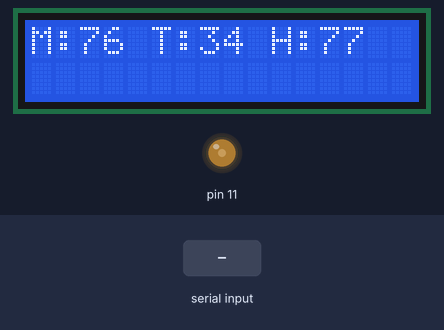
Simulated run of this sketch. Board: Arduino Uno, built with avr-gcc and run on an emulated ATmega328P. Shown: 16×2 character LCD, output pins drawn as LEDs (lit = HIGH). Inputs (shaded band) come from the test bench. Random numbers use the default seed unless the sketch sets one; what the sketch prints to the serial monitor is not drawn.

Above: at 0.1 s.
At 1.2 s:
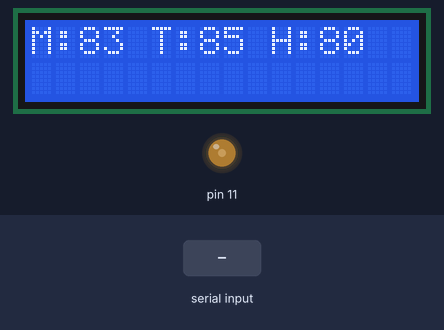
1.3 s: "sensor\n" received over Serial
At 4.2 s:
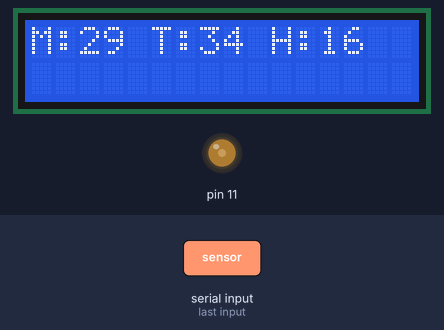
4.3 s: "1\n" received over Serial
Timing chart, 0 to 7.3 s (numbered marks = the images above; inputs shaded):
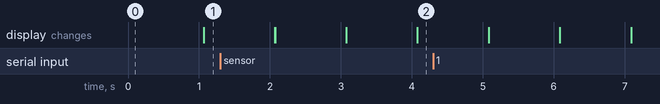

The sketch:

LCD.ino
```cpp
#include <LiquidCrystal.h>  // includes the LiquidCrystal Library
#include <ArduinoJson.h>

LiquidCrystal lcd(3, 2, 5, 6, 7, 8);  // Creates an LCD object. Parameters: (rs, enable, d4, d5, d6, d7)


void setup() {
  lcd.begin(16, 2);  // Initializes the interface to the LCD screen, and specifies the dimensions (width and height) of the display }
  pinMode(11, OUTPUT);
  Serial.begin(9600);
  analogWrite(11, 80);
}

int toggle = 0;

void loop() {

  int moistureValue = getMoisture();
  int temperatureValue = getTemperature();
  int humidityValue = getHumidity();
  printSensorVal(moistureValue, temperatureValue, humidityValue);


  int size_ = 0;
  String payload;

  if (Serial.available() > 0) {

    payload = Serial.readStringUntil('\n');
    StaticJsonDocument<512> doc;

    DeserializationError error = deserializeJson(doc, payload);
    if (error) {
      Serial.println(error.c_str());
      return;
    }

    if (doc["request"] == "sensor") {

      StaticJsonDocument<200> obj;
      obj["moisture"] = moistureValue;
      obj["temperature"] = temperatureValue;
      obj["humidity"] = humidityValue;
      serializeJson(obj, Serial);
      Serial.println();

      Serial.flush();
    }

    else if (doc["request"] == "device") {
      if (doc["device"] == "drip") {
        if (doc["state"] == "on") {

          StaticJsonDocument<200> obj;
          obj["message"] = "State changed to ON";
          //obj["input"] = payload;
          serializeJson(obj, Serial);
          Serial.println();
          turnOnDrip();

        } else {
          turnOffDrip();
          StaticJsonDocument<200> obj;
          obj["message"] = "State changed to OFF";
          serializeJson(obj, Serial);
          Serial.println();

        }
      }
    }

    else {
      StaticJsonDocument<200> obj;
      obj["message"] = "Error";
      obj["payload"] = payload;
      serializeJson(obj, Serial);
      Serial.println();
    }
  }


  // if (toggle == 0) {
  //   turnOnDrip();
  //   toggle = 1;
  // } else {
  //   turnOffDrip();
  //   toggle = 0;
  // }

  delay(1000);
}


void printSensorVal(int mSense, int tSense, int hSense) {
  lcd.setCursor(0, 0);
  lcd.print("M:");
  lcd.print(mSense);
  lcd.print(" ");
  lcd.print("T:");
  lcd.print(tSense);
  lcd.print(" ");
  lcd.print("H:");
  lcd.print(hSense);
}

int getMoisture() {
  return random(99);
}
int getHumidity() {
  return random(99);
}
int getTemperature() {
  return random(99);
}

void turnOnDrip() {
  lcd.setCursor(0, 1);
  lcd.print("DRIP SYSTEM :ON  ");
}

void turnOffDrip() {
  lcd.setCursor(0, 1);
  lcd.print("DRIP SYSTEM :OFF");
}
```
